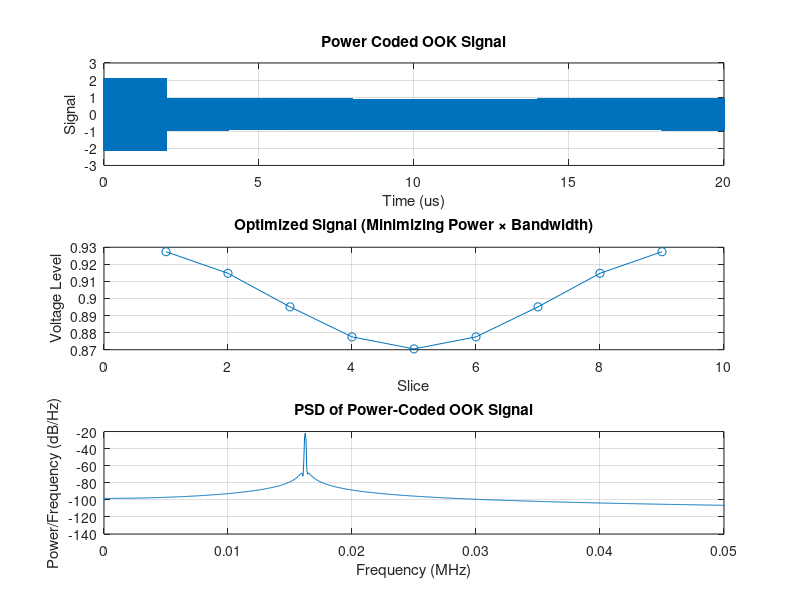

MATLAB code for this plot:
% Optimization Parameters
n = 9; % Length - 1 of signal vector
alpha = 1; % Weight for power term
beta = 1; % Weight for bandwidth term
A = 0.9; % Min average
B = 0.938; % Max average
v_min = 0; % Min voltage
v_max = 1; % Max voltage
D = 2.2; % Maximum allowed sum of squared voltages

% Construct first-difference matrix
e = ones(n,1);
D_mat = spdiags([-e e], [0 1], n-1, n);
DtD = D_mat' * D_mat;

% Initialize v
rng(1); % for reproducibility
v = 0.5 + 0.1 * randn(n,1);
v = min(max(v, v_min), v_max);

% Gradient descent
max_iter = 5000;
step_size = 0.1;
tolerance = 1e-6;
decay = 0.995; % decay factor for learning rate

for iter = 1:max_iter
    % Compute terms
    v_norm_sq = (1/n) * (v' * v); % signal power
    d_norm_sq = (D_mat * v)' * (D_mat * v); % bandwidth

    % Avoid log(0)
    eps_reg = 1e-8;
    v_norm_sq = max(v_norm_sq, eps_reg);
    d_norm_sq = max(d_norm_sq, eps_reg);

    % Objective (optional for logging)
    obj = alpha * log(v_norm_sq) + beta * log(d_norm_sq);

    % Gradient of objective
    grad_v_power = (2*alpha/n) * v / v_norm_sq;
    grad_bw = 2 * beta * (DtD * v) / d_norm_sq;
    grad = grad_v_power + grad_bw;

    % Gradient descent step
    v_new = v - step_size * grad;

    % Clip to voltage range
    v_new = min(max(v_new, v_min), v_max);

    % === Project onto L2-norm ball (sum(v.^2) <= D) ===
    if norm(v_new)^2 > D
        v_new = v_new * sqrt(D) / norm(v_new);
    end

    % Project mean constraint (rescale approach)
    avg_v = mean(v_new);
    if avg_v < A
        v_new = v_new * (A / avg_v);
    elseif avg_v > B
        v_new = v_new * (B / avg_v);
    end

    % Clip again in case rescaling exceeded bounds
    v_new = min(max(v_new, v_min), v_max);

    % Convergence check
    if norm(v_new - v) < tolerance
        fprintf('Converged in %d iterations.\n', iter);
        break;
    end

    % Update
    v = v_new;
    step_size = step_size * decay;
end

if iter == max_iter
    fprintf('Reached maximum iterations.\n');
end

% Final metrics
power = (1/n) * sum(v.^2);
bandwidth = sum((v(2:end) - v(1:end-1)).^2);
objective = alpha * log(power) + beta * log(bandwidth);

fprintf('Average voltage: %f (constraint [%f, %f])\n', mean(v), A, B);
fprintf('Sum of squares of v: %f (constraint ≤ %f)\n', sum(v.^2), D);

% Plot power spectral density (PSD) of sequence to determine noise bandwidth
Fc = 402e6;
T = 2e-6;
N = (length(v) + 1);
v1_multiplier = 1 / (1 - exp(-2 / 3.1));

Fs = 1 / T;
t = 0:1/Fs:2*N;
t = t(1 : end - 1);

% Extend voltage vector into something multiply-able with the OOK carrier
v_unit_extended = ones(1, floor(length(t) / (length(v) + 1)));
v_extended = [];
for i = 1:(length(v) + 1)
    if i == 1
        extension = v_unit_extended * v1_multiplier; 
        v_extended = [v_extended, extension];
    else
        extension = v_unit_extended * v(i - 1);
        v_extended = [v_extended, extension];
    end
end

carrier = sind(2 * pi * Fc .* t);
s = carrier .* v_extended;

% Compute PSD
[pxx, f] = pwelch(s, [], [], [], Fs);

% Compute Fourier transform of s
S = fft(s);
L = length(s);
f_fft = Fs * (0:(L-1))/L; % frequency vector for FFT
S_mag = abs(S)/L; % magnitude normalized

% Plot all figures on one figure using subplots
figure;

% Plot 1: Power-coded waveform
subplot(3, 1, 1);
plot(t, s);
xlabel('Time (us)');
ylabel('Signal');
title('Power Coded OOK Signal');
grid on;

% Plot 2: Optimized voltage configuration
subplot(3, 1, 2);
plot(v, '-o');
xlabel('Slice');
ylabel('Voltage Level');
title('Optimized Signal (Minimizing Power × Bandwidth)');
grid on;

% Plot 3: PSD of power-coded waveform
subplot(3, 1, 3);
plot(f/1e6, 10 * log10(pxx));
xlabel('Frequency (MHz)');
ylabel('Power/Frequency (dB/Hz)');
title('PSD of Power-Coded OOK Signal');
grid on; 
xlim([0, 0.05]);
